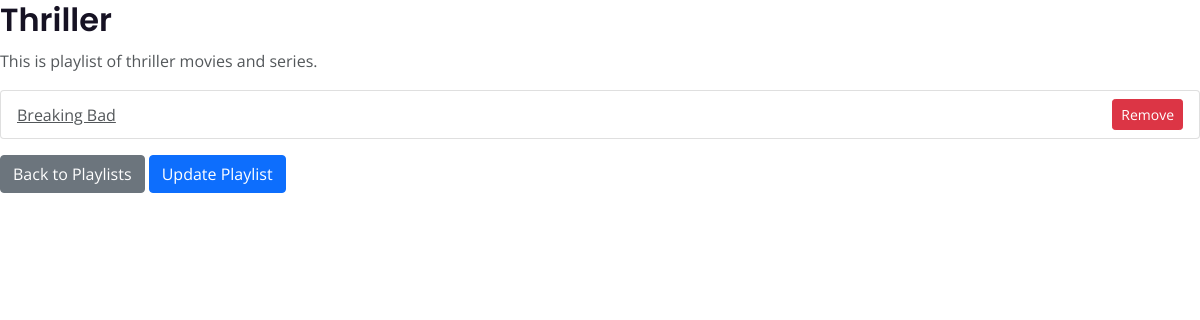
/playlist/playlists/2/, run on the app's committed database.
### playlist/models.py (models this page shows, shortened)
class Playlist(models.Model):
    playlist_choice = {
        ('Public' , 'Public'),
        ('Private' , 'Private'),
    }
    user = models.ForeignKey(CustomUser, on_delete=models.CASCADE, related_name='playlists')
    image_file = models.ImageField(upload_to='playlist_image/')
    type = models.CharField(max_length=20 , choices=playlist_choice , null=True, blank=True)
    title = models.CharField(max_length=255)
    description = models.TextField(blank=True, null=True)
    created_at = models.DateTimeField(auto_now_add=True)

class PlaylistItem(models.Model):
    playlist = models.ForeignKey(Playlist, on_delete=models.CASCADE, related_name='items')
    video = models.ForeignKey(Video, on_delete=models.CASCADE)
    added_at = models.DateTimeField(auto_now_add=True)
    class Meta:
        unique_together = ('playlist', 'video')

### videos/models.py (models this page shows, shortened)
class Video(models.Model):
    title = models.CharField(max_length=255)
    description = models.TextField()
    video_file = models.FileField(upload_to='videos/' , max_length=1000)
    thumbnail = models.ImageField(upload_to='thumbnails/')
    release_date = models.DateField()
    duration = models.DurationField()
    category = models.ForeignKey(Category, on_delete=models.CASCADE, related_name='videos')
    created_at = models.DateTimeField(auto_now_add=True)
    slug = models.SlugField(unique=True, max_length=255)
    watch_count = models.PositiveIntegerField(default=0)
    user = models.ForeignKey(settings.AUTH_USER_MODEL, on_delete=models.CASCADE, related_name='videos')
    class Meta:
        abstract = False

### playlist/views.py (the view)
# urls.py: path('playlists/<int:playlist_id>/', views.playlist_detail, name='playlist_detail'),
def playlist_detail(request, playlist_id):
    playlist = get_object_or_404(Playlist, id=playlist_id)
    items = playlist.items.all()
    return render(request, 'playlists/playlist_detail.html', {'playlist': playlist, 'items': items})

### templates/playlists/playlist_detail.html
{% extends 'base.html' %}
{% block content %}
<h2>{{ playlist.title }}</h2>
<p>{{ playlist.description }}</p>
<ul class="list-group">
    {% for item in items %}
    <li class="list-group-item d-flex justify-content-between align-items-center">
       <a href="{% url 'video_details' slug=item.video.slug %}">{{ item.video.title }}</a>
        <a href="{% url 'remove_video_from_playlist' playlist.id item.video.slug %}" class="btn btn-danger btn-sm">Remove</a>
    </li>
    {% empty %}
    <li class="list-group-item">No videos in this playlist.</li>
    {% endfor %}
</ul>
<a href="{% url 'playlist_list' %}" class="btn btn-secondary mt-3">Back to Playlists</a>
<a href="{% url 'update_playlist' playlist.id  %}" class="btn btn-primary mt-3">Update Playlist</a>
{% endblock %}

### static/css/styles.css (style rules this page uses)
body, html { width: 100%; height: 100%; }
body, p { color: #53575a; font: 400 1rem/1.625rem "Open Sans", sans-serif; }
h2 { color: #161223; font-weight: 600; font-size: 2rem; line-height: 2.5rem; font-family: "Poppins" }
a { color: #53575a; text-decoration: underline; }

### data on the page
Playlist: description "This is playlist of thriller movies and series."
PlaylistItem: video "Breaking Bad"
